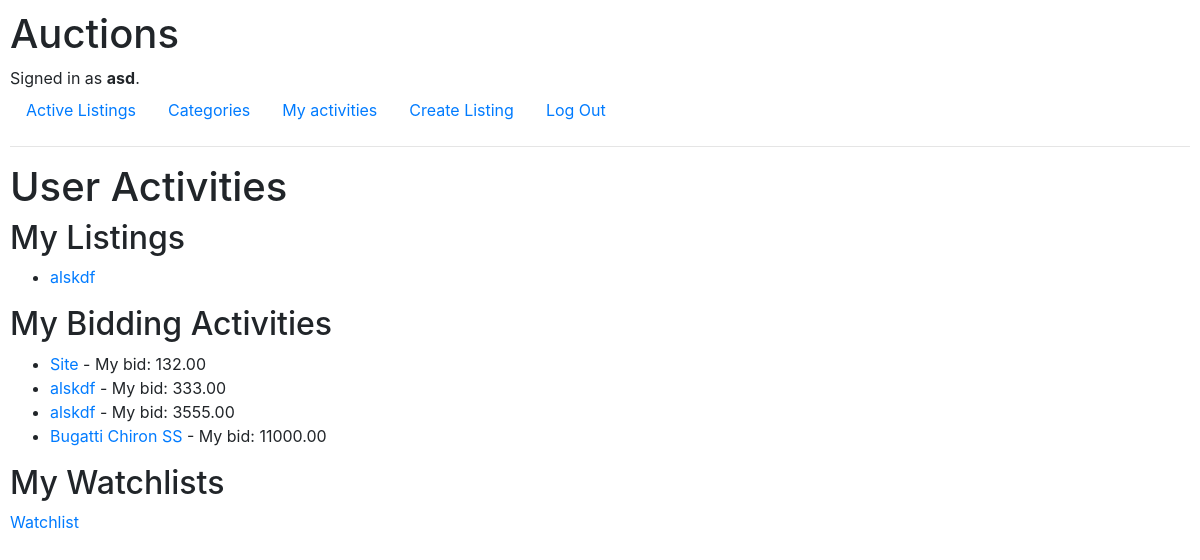
/user_activities (signed in), run on an earlier commit of the app's database.
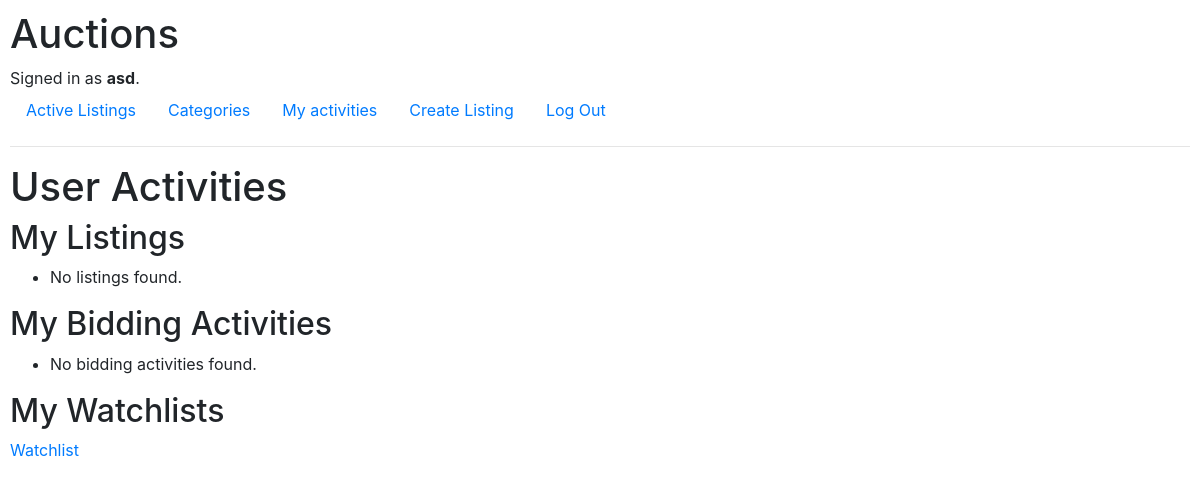
And on a later commit of the database.
### auctions/models.py (models this page shows, shortened)
class Listing(models.Model):
    title = models.CharField(max_length=100)
    description = models.TextField()
    category = models.ForeignKey(Category, related_name='listings', on_delete=models.CASCADE)
    price = models.DecimalField(max_digits=11, decimal_places=2)
    owner = models.ForeignKey(User, related_name='listings', on_delete=models.CASCADE)
    image_url = models.TextField()
    date_created = models.DateTimeField(auto_now_add=True)
    is_active = models.BooleanField(default=True)

class Bid(models.Model):
    amount = models.DecimalField(max_digits=11, decimal_places=2)
    listing = models.ForeignKey(Listing, related_name='bids', on_delete=models.CASCADE)
    bidder = models.ForeignKey(User, related_name='bids', on_delete=models.CASCADE)

### auctions/views.py (the view)
# urls.py: path('user_activities', views.user_activities, name='user_activities'),
def user_activities(request):
    listings = Listing.objects.filter(owner=request.user)
    bids = Bid.objects.filter(bidder=request.user)
    listing_names = [listing.title for listing in listings]
    bidding_listing_names = [bid.listing.title for bid in bids]
    user_bids = [bid.amount for bid in bids]
    return render(request, 'auctions/user_activities.html', {
        'listings': listings,
        'bids': bids,
        'listing_names': listing_names,
        'bidding_listing_names': bidding_listing_names,
        'user_bids': user_bids,
    })

### auctions/templates/auctions/user_activities.html
{% extends "auctions/layout.html" %}
{% block body %}
  <h1>User Activities</h1>
  <h2>My Listings</h2>
  <ul>
    {% for listing in listings %}
      <li><a href="{% url 'listing_detail' listing.id %}">{{ listing.title }}</a></li>
    {% empty %}
      <li>No listings found.</li>
    {% endfor %}
  </ul>
  <h2>My Bidding Activities</h2>
  <ul>
    {% for bid in bids %}
      <li>
        <a href="{% url 'listing_detail' bid.listing.id %}">{{ bid.listing.title }}</a>
        - My bid: {{ bid.amount }}
      </li>
    {% empty %}
      <li>No bidding activities found.</li>
    {% endfor %}
  </ul>
  <h2>My Watchlists</h2>
    <a href="{% url 'watchlist' id=user.id %}">Watchlist</a>
{% endblock %}

What changed in the data, as far as the page shows it:
removed Listing: title "alskdf"
removed Bid: listing "Site", amount "132.00"
removed Bid: listing "alskdf", amount "333.00"
removed Bid: listing "alskdf", amount "3555.00"
removed Bid: listing "Bugatti Chiron SS", amount "11000.00"
Also different on the page:
text now shown: "No listings found. No bidding activities found."
